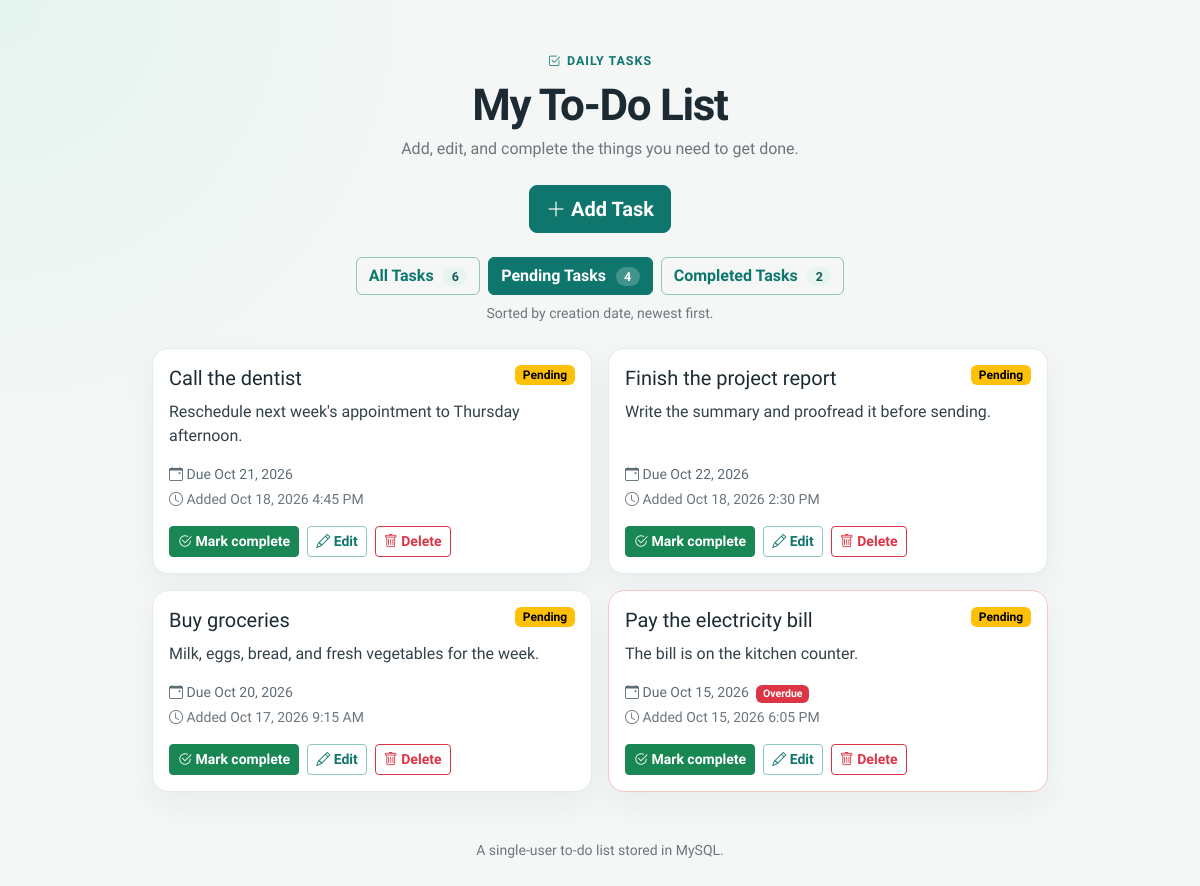
/index.php?filter=pending, run on the app's committed database.
### tables this page shows
CREATE TABLE tasks (
  id INT NOT NULL AUTO_INCREMENT,
  title VARCHAR(255) NOT NULL,
  description TEXT NULL,
  due_date DATE NULL,
  status ENUM('pending', 'completed') NOT NULL DEFAULT 'pending',
  created_at TIMESTAMP NOT NULL DEFAULT CURRENT_TIMESTAMP,
  PRIMARY KEY (id)
);

### index.php (the view, shortened to what this page needs)
<?php
require_once __DIR__ . '/db.php';
$db = db();
$filter = selected_filter($_GET['filter'] ?? 'all');
if ($filter === 'all') {
    $statement = $db->prepare(
        'SELECT id, title, description, due_date, status, created_at
         FROM tasks
         ORDER BY created_at DESC, id DESC'
    );
} else {
    $statement = $db->prepare(
        'SELECT id, title, description, due_date, status, created_at
         FROM tasks
         WHERE status = ?
         ORDER BY created_at DESC, id DESC'
    );
    $statement->bind_param('s', $filter);
}
$statement->execute();
$tasks = $statement->get_result()->fetch_all(MYSQLI_ASSOC);
$countStatement = $db->prepare(
    "SELECT
        COUNT(*) AS total_count,
        COALESCE(SUM(status = 'pending'), 0) AS pending_count,
        COALESCE(SUM(status = 'completed'), 0) AS completed_count
     FROM tasks"
);
$countStatement->execute();
$counts = $countStatement->get_result()->fetch_assoc();
$filters = [
    'all' => ['label' => 'All Tasks', 'count' => (int) $counts['total_count']],
    'pending' => ['label' => 'Pending Tasks', 'count' => (int) $counts['pending_count']],
    'completed' => ['label' => 'Completed Tasks', 'count' => (int) $counts['completed_count']],
];
?>
<div class="text-center mb-4">
    <a class="btn btn-primary btn-lg" href="add.php">
        <i class="bi bi-plus-lg" aria-hidden="true"></i> Add Task
    </a>
</div>
<div class="d-flex flex-wrap justify-content-center gap-2 mb-2" role="group" aria-label="Filter tasks">
    <?php foreach ($filters as $key => $item): ?>
        <a
            class="btn <?= $filter === $key ? 'btn-primary' : 'btn-outline-primary' ?>"
            href="<?= h(filter_url($key)) ?>"
            <?= $filter === $key ? 'aria-current="page"' : '' ?>
        >
            <?= h($item['label']) ?>
            <span class="count-pill"><?= $item['count'] ?></span>
        </a>
    <?php endforeach; ?>
</div>
<p class="text-center text-secondary small mb-4">Sorted by creation date, newest first.</p>
<?php if (!$tasks): ?>
    <div class="card empty-state text-center">
        <div class="card-body p-5">
            <i class="bi bi-inbox empty-icon" aria-hidden="true"></i>
            <h2 class="h4 mt-3">No tasks in this view</h2>
            <p class="text-secondary mb-4">
                <?php if ($filter === 'all'): ?>
                    Add your first task to get started.
                <?php else: ?>
                    There are no <?= h($filter) ?> tasks right now.
                <?php endif; ?>
            </p>
            <a class="btn btn-primary" href="add.php">
                <i class="bi bi-plus-lg" aria-hidden="true"></i> Add Task
            </a>
        </div>
    </div>
<?php else: ?>
    <div class="row g-3">
        <?php foreach ($tasks as $task): ?>
            <?php
            $isCompleted = $task['status'] === 'completed';
            $statusLabel = $isCompleted ? 'Completed' : 'Pending';
            $statusButton = $isCompleted ? 'Mark pending' : 'Mark complete';
            $statusIcon = $isCompleted ? 'bi-arrow-counterclockwise' : 'bi-check2-circle';
            ?>
            <div class="col-12 col-md-6">
                <article class="card task-card h-100<?= $isCompleted ? ' task-card-completed' : '' ?><?= is_overdue($task) ? ' task-card-overdue' : '' ?>">
                    <div class="card-body d-flex flex-column">
                        <div class="d-flex justify-content-between align-items-start gap-2 mb-2">
                            <h2 class="h5 task-title mb-0"><?= h($task['title']) ?></h2>
                            <span class="badge <?= $isCompleted ? 'text-bg-success' : 'text-bg-warning' ?>">
                                <?= h($statusLabel) ?>
                            </span>
                        </div>
                        <p class="task-description flex-grow-1">
                            <?php if ($task['description'] !== null && $task['description'] !== ''): ?>
                                <?= nl2br(h($task['description'])) ?>
                            <?php else: ?>
                                <span class="text-secondary fst-italic">No description</span>
                            <?php endif; ?>
                        </p>
                        <div class="task-meta small mb-3">
                            <div>
                                <i class="bi bi-calendar-event" aria-hidden="true"></i>
                                <?php if (!empty($task['due_date'])): ?>
                                    Due <time datetime="<?= h($task['due_date']) ?>"><?= h(format_date($task['due_date'])) ?></time>
                                <?php else: ?>
                                    No due date
                                <?php endif; ?>
                                <?php if (is_overdue($task)): ?>
                                    <span class="badge text-bg-danger">Overdue</span>
                                <?php endif; ?>
                            </div>
                            <div class="text-secondary">
                                <i class="bi bi-clock" aria-hidden="true"></i>
                                Added <?= h(format_datetime($task['created_at'])) ?>
                            </div>
                        </div>
                        <div class="task-actions d-flex flex-wrap gap-2">
                            <form method="post" action="update_status.php">
                                <button class="btn btn-sm <?= $isCompleted ? 'btn-outline-secondary' : 'btn-success' ?>" type="submit">
                                    <i class="bi <?= h($statusIcon) ?>" aria-hidden="true"></i> <?= h($statusButton) ?>
                                </button>
                            </form>
                            <a class="btn btn-sm btn-outline-primary" href="edit.php?id=<?= (int) $task['id'] ?>">
                                <i class="bi bi-pencil" aria-hidden="true"></i> Edit
                            </a>
                            <a class="btn btn-sm btn-outline-danger" href="delete.php?id=<?= (int) $task['id'] ?>&amp;filter=<?= h($filter) ?>">
                                <i class="bi bi-trash" aria-hidden="true"></i> Delete
                            </a>
                        </div>
                    </div>
                </article>
            </div>
        <?php endforeach; ?>
    </div>
<?php endif; ?>

### assets/css/style.css (style rules this page uses)
:root { --ink: #1c2b33; --muted: #5d6d76; --line: #e3ece8; --teal: #0f766e; --teal-dark: #115e59; --paper: #f4f7f6; --bs-body-color: var(--ink); --bs-body-font-family: "Source Sans 3", "Segoe UI", sans-serif; --bs-primary: var(--teal); --bs-primary-rgb: 15, 118, 110; }
body { min-height: 100vh; color: var(--ink); background: radial-gradient(circle at top left, #e5f4f0 0, transparent 28rem), var(--paper); }
.btn-primary { --bs-btn-bg: var(--teal); --bs-btn-border-color: var(--teal); --bs-btn-hover-bg: var(--teal-dark); --bs-btn-hover-border-color: var(--teal-dark); --bs-btn-active-bg: #134e4a; --bs-btn-active-border-color: #134e4a; --bs-btn-disabled-bg: var(--teal); --bs-btn-disabled-border-color: var(--teal); }
.btn-outline-primary { --bs-btn-color: var(--teal); --bs-btn-border-color: #8fc7bf; --bs-btn-hover-bg: var(--teal); --bs-btn-hover-border-color: var(--teal); --bs-btn-hover-color: #fff; --bs-btn-active-bg: var(--teal-dark); --bs-btn-active-border-color: var(--teal-dark); --bs-btn-active-color: #fff; }
.btn { font-weight: 600; }
.count-pill { display: inline-block; min-width: 1.5rem; margin-left: 0.35rem; padding: 0.05rem 0.4rem; border-radius: 999px; background: rgba(255, 255, 255, 0.22); font-size: 0.78rem; line-height: 1.4; }
.btn-outline-primary .count-pill { background: #e7f4f1; color: var(--teal-dark); }
.task-card, .form-card, .empty-state { border: 1px solid var(--line); border-radius: 1rem; background: #fff; box-shadow: 0 12px 30px rgba(28, 43, 51, 0.05); }
.task-card-overdue { border-color: #f3c7c3; }
.task-title { overflow-wrap: anywhere; line-height: 1.35; }
.task-description { color: #334149; }
.task-meta { display: grid; gap: 0.25rem; color: var(--muted); }
.task-meta .badge { margin-left: 0.25rem; }

### data on the page
tasks: title "Call the dentist", status "Pending", description "Reschedule next week's appointment to Thursday afternoon.", due_date "Oct 21, 2026", created_at "Oct 18, 2026 4:45 PM", status "Mark complete"
tasks: title "Finish the project report", status "Pending", description "Write the summary and proofread it before sending.", due_date "Oct 22, 2026", created_at "Oct 18, 2026 2:30 PM", status "Mark complete"
tasks: title "Buy groceries", status "Pending", description "Milk, eggs, bread, and fresh vegetables for the week.", due_date "Oct 20, 2026", created_at "Oct 17, 2026 9:15 AM", status "Mark complete"
tasks: title "Pay the electricity bill", status "Pending", description "The bill is on the kitchen counter.", due_date "Oct 15, 2026", shows "Overdue", created_at "Oct 15, 2026 6:05 PM", status "Mark complete"

### other printed values
$item['label'] "All Tasks"
$item['count'] "6"
$item['label'] "Pending Tasks"
$item['count'] "4"
$item['label'] "Completed Tasks"
$item['count'] "2"
